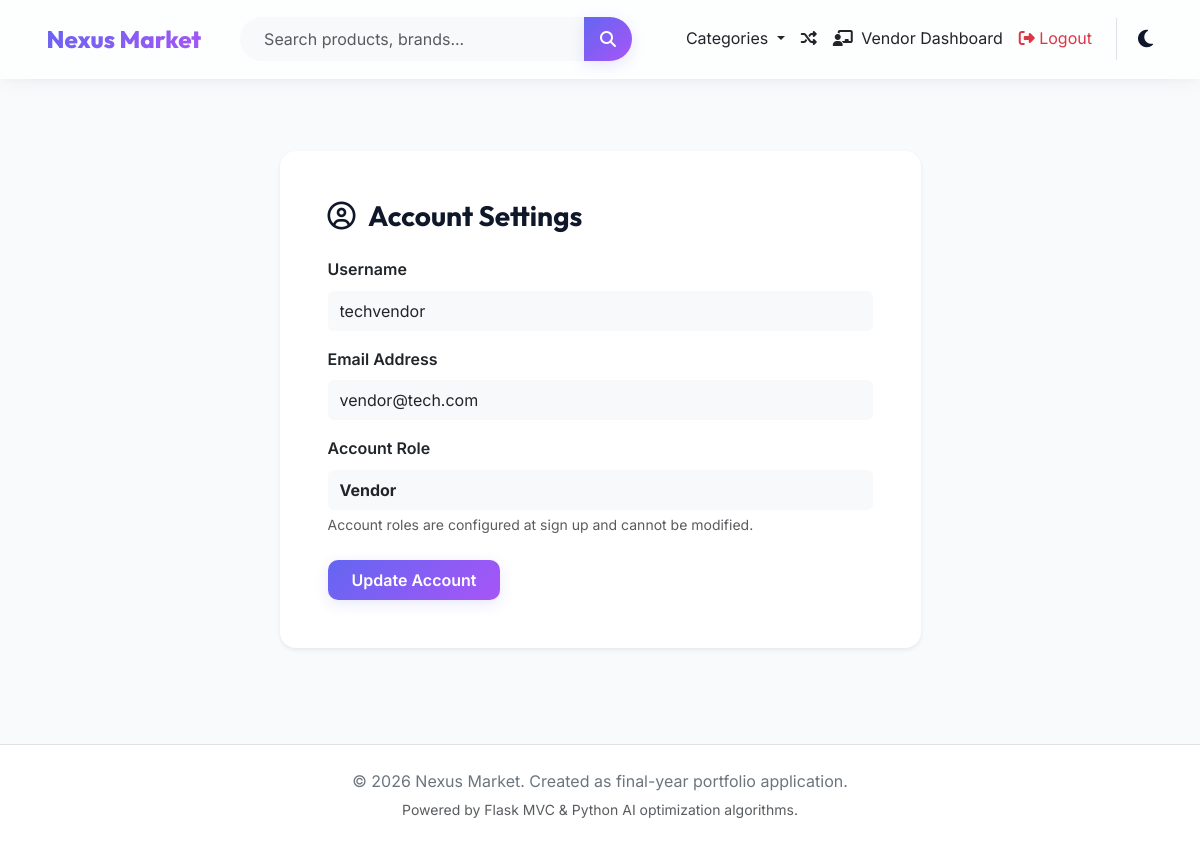
Screenshot of /profile (signed in) with the database file from the repository.
### tables this page shows
CREATE TABLE users (
    id INTEGER PRIMARY KEY AUTOINCREMENT,
    username VARCHAR(100) NOT NULL UNIQUE,
    email VARCHAR(150) NOT NULL UNIQUE,
    password_hash VARCHAR(255) NOT NULL,
    role VARCHAR(20) NOT NULL DEFAULT 'customer', -- 'customer', 'vendor', 'admin'
    status VARCHAR(20) NOT NULL DEFAULT 'active', -- 'active', 'blocked'
    failed_login_attempts INT DEFAULT 0,
    last_failed_login TIMESTAMP NULL DEFAULT NULL,
    created_at TIMESTAMP DEFAULT CURRENT_TIMESTAMP
);

### routes/user.py (the view, shortened to what this page needs)
@user_bp.route('/profile', methods=['GET', 'POST'])
@login_required
def profile():
    user_id = session['user_id']
    user_data = db.execute_query("SELECT * FROM users WHERE id = %s", [user_id])[0]
    return render_template('user/profile.html', user=user_data)

### models/db_manager.py (called while the page is built)
    def _translate_sql(self, sql):
        if self.db_type == 'sqlite':
            return sql.replace('%s', '?')
        return sql

### routes/auth.py (called while the page is built)
def login_required(f):
    @wraps(f)
    def decorated_function(*args, **kwargs):
        if 'user_id' not in session:
            flash('Please log in to access this page.', 'warning')
            return redirect(url_for('auth.login'))
        return f(*args, **kwargs)
    return decorated_function

### templates/user/profile.html (shortened to what this page needs)
{% extends 'layouts/base.html' %}
{% block content %}
<div class="container my-5">
    <div class="row justify-content-center">
        <div class="col-md-7">
            <div class="card border-0 shadow-sm rounded-4 p-5 bg-white">
                <h3 class="fw-bold mb-4" style="font-family: var(--font-heading);"><i class="fa-regular fa-user-circle text-indigo-600 me-2"></i> Account Settings</h3>
                <form action="{{ url_for('user.profile') }}" method="POST">
                    <div class="mb-3">
                        <label for="username" class="form-label fw-semibold">Username</label>
                        <input type="text" class="form-control bg-light border-0 py-2" id="username" name="username" value="{{ user.username }}" required>
                    </div>
                    <div class="mb-3">
                        <label for="email" class="form-label fw-semibold">Email Address</label>
                        <input type="email" class="form-control bg-light border-0 py-2" id="email" name="email" value="{{ user.email }}" required>
                    </div>
                    <div class="mb-4">
                        <label class="form-label fw-semibold">Account Role</label>
                        <input type="text" class="form-control bg-light border-0 py-2 text-capitalize fw-bold text-indigo-600" value="{{ user.role }}" readonly>
                        <div class="form-text">Account roles are configured at sign up and cannot be modified.</div>
                    </div>
                    <button type="submit" class="btn btn-premium px-4 py-2">Update Account</button>
                </form>
            </div>
        </div>
    </div>
</div>
{% endblock %}

### static/css/styles.css (style rules this page uses)
:root { --bg-primary: #f8fafc; --bg-secondary: #ffffff; --bg-tertiary: #f1f5f9; --text-primary: #0f172a; --text-secondary: #475569; --text-muted: #64748b; --accent-color: #6366f1; --accent-hover: #4f46e5; --accent-gradient: linear-gradient(135deg, #6366f1 0%, #a855f7 100%); --accent-glow: rgba(99, 102, 241, 0.15); --border-color: #e2e8f0; --card-shadow: 0 4px 20px -2px rgba(15, 23, 42, 0.05), 0 2px 8px -1px rgba(15, 23, 42, 0.03); --glass-bg: rgba(255, 255, 255, 0.7); --glass-border: rgba(255, 255, 255, 0.5); --glass-blur: blur(12px); --success: #10b981; --warning: #f59e0b; --danger: #ef4444; --info: #06b6d4; --font-heading: 'Outfit', sans-serif; --font-body: 'Inter', sans-serif; --border-radius-lg: 16px; --border-radius-md: 10px; --border-radius-sm: 6px; --transition-smooth: all 0.3s cubic-bezier(0.4, 0, 0.2, 1); }
* { box-sizing: border-box; margin: 0; padding: 0; }
body { background-color: var(--bg-primary); color: var(--text-primary); font-family: var(--font-body); line-height: 1.6; transition: var(--transition-smooth); min-height: 100vh; display: flex; flex-direction: column; }
h1, h2, h3, h4, h5, h6 { font-family: var(--font-heading); color: var(--text-primary); font-weight: 700; }
.btn-premium { background: var(--accent-gradient); color: white; font-weight: 600; border: none; border-radius: var(--border-radius-md); padding: 10px 22px; box-shadow: 0 4px 14px var(--accent-glow); transition: var(--transition-smooth); cursor: pointer; }

### rows the page displays
users: username "techvendor", email "vendor@tech.com", role "vendor"

### other values shown
{{ current_year }} "2026"
